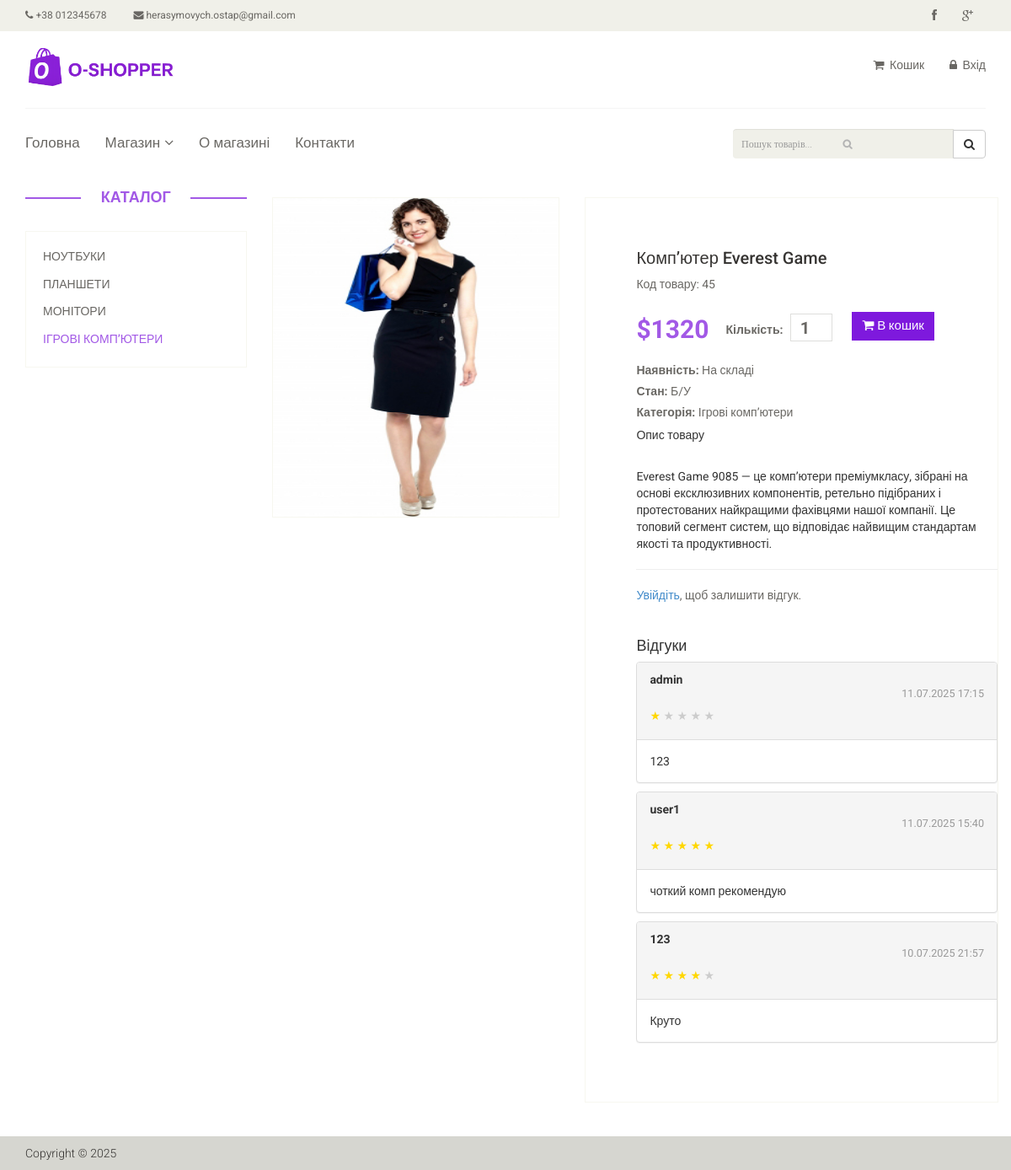
/product/45, run on the app's committed database.
### tables this page shows
CREATE TABLE `product` (
  `id` int(11) NOT NULL,
  `name` varchar(255) NOT NULL,
  `category_id` int(11) NOT NULL,
  `code` int(11) NOT NULL,
  `price` float NOT NULL,
  `availability` int(11) NOT NULL,
  `brand` varchar(255) NOT NULL,
  `image` varchar(255) NOT NULL,
  `description` text NOT NULL,
  `is_new` int(11) NOT NULL DEFAULT 0,
  `is_recommended` int(11) NOT NULL DEFAULT 0,
  `status` int(11) NOT NULL DEFAULT 1
);

CREATE TABLE `category` (
  `id` int(11) NOT NULL,
  `name` varchar(255) NOT NULL,
  `sort_order` int(11) NOT NULL DEFAULT 0,
  `status` int(11) NOT NULL DEFAULT 1
);

CREATE TABLE `reviews` (
  `id` int(11) NOT NULL,
  `product_id` int(11) DEFAULT NULL,
  `user_id` int(11) DEFAULT NULL,
  `text` text DEFAULT NULL,
  `rating` int(11) DEFAULT NULL,
  `date` datetime DEFAULT current_timestamp()
);

### views/product/view.php (the view, shortened to what the rows shown need)
<?php include(ROOT . "/views/layouts/header.php") ?>
        <section>
            <div class="container">
                <div class="row">
                    <div class="col-sm-3">
                        <div class="left-sidebar">
                            <h2>Каталог</h2>
                            <div class="panel-group category-products">
                                <?php foreach($categories as $categoryItem): ?>
                                    <div class="panel panel-default">
                                        <div class="panel-heading">
                                            <h4 class="panel-title">
                                                <a class="<?php if($categoryItem['id'] == $product['category_id']) echo 'active' ?>" href="/category/<?= $categoryItem['id'] ?>"><?= $categoryItem['name'] ?></a>
                                            </h4>
                                        </div>
                                    </div>
                                <?php endforeach ?>
                            </div>
                        </div>
                    </div>
                    <div class="col-sm-9 padding-right">
                        <div class="product-details">
                            <div class="row">
                                <div class="col-sm-5">
                                    <div class="view-product">
                                        <img src="<?= $product['image'] ? '/template/images/products/' . $product['image'] : '/template/images/product-details/1.jpg' ?>" alt="<?= htmlspecialchars($product['name']) ?>" />
                                    </div>
                                </div>
                                <div class="col-sm-7">
                                    <div class="product-information">
                                    <div class="favourite">
                                        <?php
                                        $userId = $_SESSION['user'] ?? null;
                                        ?>
                                        <h2><?= htmlspecialchars($product['name']) ?></h2>
                                        <p>Код товару: <?= $product['id'] ?></p>
                                        <span>
                                            <span>$<?= $product['price'] ?></span>
                                            <label>Кількість:</label>
                                            <input type="number" value="1" min="1" id="quantity" />
                                            <button type="button" class="btn btn-fefault cart" style="background-color:rgb(126, 25, 221);" onclick="addToCart(<?= $product['id'] ?>)">
                                                <i class="fa fa-shopping-cart"></i>
                                                В кошик
                                            </button>
                                        </span>
                                        <p><b>Наявність:</b> На складі</p>
                                        <p><b>Стан:</b> <?= $product['is_new'] ? 'Новий' : 'Б/У' ?></p>
                                        <p><b>Категорія:</b>
                                            <?php foreach($categories as $cat): ?>
                                                <?php if($cat['id'] == $product['category_id']): ?>
                                                    <?= $cat['name'] ?>
                                                <?php endif ?>
                                            <?php endforeach ?>
                                        </p>
                                        <h5>Опис товару</h5>
                                        <div style="white-space: pre-line;">
                                            <?= htmlspecialchars($product['description']) ?>
                                        </div>
                                    </div>
                                    <?php if($userId): ?>
                                        <hr>
                                        <h5>Залишити відгук</h5>
                                        <form method="post" action="/review/add/<?= $product['id'] ?>">
                                            <div class="form-group">
                                                <label>Оцінка:</label>
                                                <div class="rating" style="font-size:2em; color:#FFD700;">
                                                    <?php for ($i = 1; $i <= 5; $i++): ?>
                                                        <input type="radio" id="star<?= $i ?>" name="rating" value="<?= $i ?>" style="display:none;" required>
                                                        <label for="star<?= $i ?>" style="cursor:pointer;">&#9733;</label>
                                                    <?php endfor; ?>
                                                </div>
                                            </div>
                                            <div class="form-group">
                                                <textarea name="text" class="form-control" rows="3" required placeholder="Ваш відгук..."></textarea>
                                            </div>
                                            <button type="submit" name="submit_review" class="btn btn-primary" style="background-color:#a259e6;">Надіслати</button>
                                        </form>
                                    <?php else: ?>
                                        <hr>
                                        <p><a href="/user/login">Увійдіть</a>, щоб залишити відгук.</p>
                                    <?php endif; ?>
                                    <div class="reviews" style="margin-top:40px;">
                                        <h4>Відгуки</h4>
                                        <?php if (!empty($reviews) && is_array($reviews)): ?>
                                            <?php foreach ($reviews as $review): ?>
                                                <div class="panel panel-default" style="margin-bottom:10px;">
                                                    <div class="panel-heading">
                                                        <strong><?= htmlspecialchars(isset($review['user_name']) ? $review['user_name'] : 'Гість') ?></strong>
                                                        <span class="text-muted" style="font-size:0.9em;float:right;">
                                                            <?= !empty($review['date']) ? date('d.m.Y H:i', strtotime($review['date'])) : '' ?>
                                                        </span>
                                                        <?php if (!empty($review['rating'])): ?>
                                                            <div style="margin-top:5px;">
                                                                <?php for ($i = 1; $i <= 5; $i++): ?>
                                                                    <span style="color:<?= $i <= $review['rating'] ? '#FFD700' : '#ccc' ?>;">&#9733;</span>
                                                                <?php endfor; ?>
                                                            </div>
                                                        <?php endif; ?>
                                                    </div>
                                                    <div class="panel-body">
                                                        <?= nl2br(htmlspecialchars($review['text'])) ?>
                                                    </div>
                                                </div>
                                            <?php endforeach; ?>
                                        <?php else: ?>
                                            <p>Ще немає відгуків. Будьте першим!</p>
                                        <?php endif; ?>
                                    </div>
                                    </div>
                                </div>
                            </div>
                        </div>
                    </div>
                </div>
            </div>
        </section>
<?php include(ROOT . "/views/layouts/footer.php") ?>

### components/Router.php (shortened to what the rows shown need)
<?php
class Router {
    private $routes;
    public function __construct()
    {
        $routesPath = ROOT . '/config/routes.php';
        $this->routes = include($routesPath);
    }
    public function run() {
        $uri = trim($_SERVER["REQUEST_URI"], '/');
        $uri = explode('?', $uri, 2)[0];
        foreach ($this->routes as $uriPattern => $path) {
            if(preg_match("~$uriPattern~", $uri)) {
                $internalRoute = preg_replace("~$uriPattern~", $path, $uri);
                $segments = explode('/',  $internalRoute);
               $controllerName = ucfirst(array_shift($segments)) . 'Controller';
               $actionName = 'action' . ucfirst(array_shift($segments));
                $controllerObject = new $controllerName;
                $result = call_user_func_array(array( $controllerObject, $actionName), $segments);
                if($result == true)
                    break;
            }
        }
    }
}

### views/layouts/header.php (shortened to what the rows shown need)
<!DOCTYPE html>
<html lang="en">
<head>
    <link href="/template/css/bootstrap.min.css" rel="stylesheet">
    <link href="/template/css/font-awesome.min.css" rel="stylesheet">
    <link href="/template/css/prettyPhoto.css" rel="stylesheet">
    <link href="/template/css/price-range.css" rel="stylesheet">
    <link href="/template/css/animate.css" rel="stylesheet">
    <link href="/template/css/main.css" rel="stylesheet">
    <link href="/template/css/responsive.css" rel="stylesheet">
</head>
<body>
    <header id="header">
        <div class="header_top">
            <div class="container">
                <div class="row">
                    <div class="col-sm-6">
                        <div class="contactinfo">
                            <ul class="nav nav-pills">
                                <li><a href="#"><i class="fa fa-phone"></i> +38 012345678</a></li>
                                <li><a href="#"><i class="fa fa-envelope"></i> herasymovych.ostap@gmail.com</a></li>
                            </ul>
                        </div>
                    </div>
                    <div class="col-sm-6">
                        <div class="social-icons pull-right">
                            <ul class="nav navbar-nav">
                                <li><a href="#"><i class="fa fa-facebook"></i></a></li>
                                <li><a href="#"><i class="fa fa-google-plus"></i></a></li>
                            </ul>
                        </div>
                    </div>
                </div>
            </div>
        </div>
        <div class="header-middle">
            <div class="container">
                <div class="row">
                    <div class="col-sm-4">
                        <div class="logo pull-left">
                            <a href="/">
                                <img src="/template/images/home/logo.png" alt="" style="max-width:180px; height:auto;" />
                            </a>
                        </div>
                    </div>
                    <div class="col-sm-8">
                        <div class="shop-menu pull-right">
                            <ul class="nav navbar-nav">
    <li>
        <a href="/cart"><i class="fa fa-shopping-cart"></i> Кошик
        </a>
    </li>
    <?php if (isset($_SESSION['user'])): ?>
        <li><a href="/user/profile"><i class="fa fa-user"></i> Обліковий запис</a></li>
        <li><a href="/user/logout"><i class="fa fa-sign-out"></i> Вийти</a></li>
    <?php else: ?>
        <li><a href="/user/login"><i class="fa fa-lock"></i> Вхід</a></li>
    <?php endif; ?>
</ul>
                        </div>
                    </div>
                </div>
            </div>
        </div>
        <div class="header-bottom">
            <div class="container">
                <div class="row">
                    <div class="col-sm-12">
                        <div class="mainmenu pull-left">
                            <ul class="nav navbar-nav collapse navbar-collapse">
                                <li><a href="/">Головна</a></li>
                                <li class="dropdown"><a href="#">Магазин<i class="fa fa-angle-down"></i></a>
                                </li>
                                <li><a href="/about">О магазині</a></li>
                                <li><a href="/contact">Контакти</a></li>
                            </ul>
                        </div>
                        <div class="search_box pull-right">
                            <form method="GET" action="/search" class="search-form">
                                <div class="input-group">
                                    <input type="text" name="q" class="form-control" placeholder="Пошук товарів..."
                                           value="<?= htmlspecialchars($_GET['q'] ?? '') ?>" id="searchInput">
                                    <div class="input-group-btn">
                                        <button type="submit" class="btn btn-default">
                                            <i class="fa fa-search"></i>
                                        </button>
                                    </div>
                                </div>
                            </form>
                        </div>
                    </div>
                </div>
            </div>
        </div>
    </header>

### views/layouts/footer.php (shortened to what the rows shown need)
        <footer id="footer">
            <div class="footer-bottom">
                <div class="container">
                    <div class="row">
                        <p class="pull-left">Copyright © 2025</p>
                    </div>
                </div>
            </div>
        </footer>
    </body>
</html>

### data on the page
product: name "Комп’ютер Everest Game", id "45", price "1320", is_new "Б/У", description "Everest Game 9085 — це комп’ютери преміумкласу, зібрані на основі ексклюзивних компонентів, ретельно підібраних і протестованих найкращими фахівцями нашої компанії. Це топовий сегмент систем, що відповідає найвищим стандартам якості та продуктивності."
category: name "НОУТБУКИ"
category: name "ПЛАНШЕТИ"
category: name "МОНІТОРИ"
category: name "ІГРОВІ КОМП’ЮТЕРИ", name "Ігрові комп’ютери"
reviews: user_name "admin", date "11.07.2025 17:15", rating 1 (drawn), text "123"
reviews: user_name "user1", date "11.07.2025 15:40", rating 5 (drawn), text "чоткий комп рекомендую"
reviews: user_name "123", date "10.07.2025 21:57", rating 4 (drawn), text "Круто"
